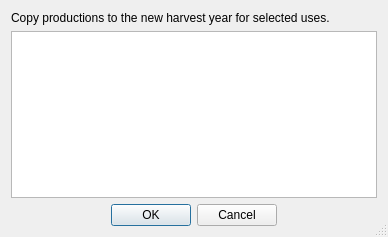
<?xml version="1.0" encoding="UTF-8"?>
<ui version="4.0">
 <class>NewHarvestYearDialogClass</class>
 <widget class="QDialog" name="NewHarvestYearDialogClass">
  <property name="geometry">
   <rect>
    <x>0</x>
    <y>0</y>
    <width>388</width>
    <height>237</height>
   </rect>
  </property>
  <property name="windowTitle">
   <string>New Harvest Year</string>
  </property>
  <property name="sizeGripEnabled">
   <bool>true</bool>
  </property>
  <layout class="QVBoxLayout" name="verticalLayout">
   <item>
    <widget class="QLabel" name="label">
     <property name="text">
      <string>Copy productions to the new harvest year for selected uses.</string>
     </property>
    </widget>
   </item>
   <item>
    <widget class="QListView" name="listView">
     <property name="alternatingRowColors">
      <bool>true</bool>
     </property>
    </widget>
   </item>
   <item>
    <widget class="QDialogButtonBox" name="buttonBox">
     <property name="standardButtons">
      <set>QDialogButtonBox::Cancel|QDialogButtonBox::Ok</set>
     </property>
     <property name="centerButtons">
      <bool>true</bool>
     </property>
    </widget>
   </item>
  </layout>
 </widget>
 <layoutdefault spacing="6" margin="11"/>
 <resources/>
 <connections>
  <connection>
   <sender>buttonBox</sender>
   <signal>accepted()</signal>
   <receiver>NewHarvestYearDialogClass</receiver>
   <slot>accept()</slot>
   <hints>
    <hint type="sourcelabel">
     <x>176</x>
     <y>245</y>
    </hint>
    <hint type="destinationlabel">
     <x>81</x>
     <y>235</y>
    </hint>
   </hints>
  </connection>
  <connection>
   <sender>buttonBox</sender>
   <signal>rejected()</signal>
   <receiver>NewHarvestYearDialogClass</receiver>
   <slot>reject()</slot>
   <hints>
    <hint type="sourcelabel">
     <x>301</x>
     <y>243</y>
    </hint>
    <hint type="destinationlabel">
     <x>375</x>
     <y>234</y>
    </hint>
   </hints>
  </connection>
 </connections>
</ui>
